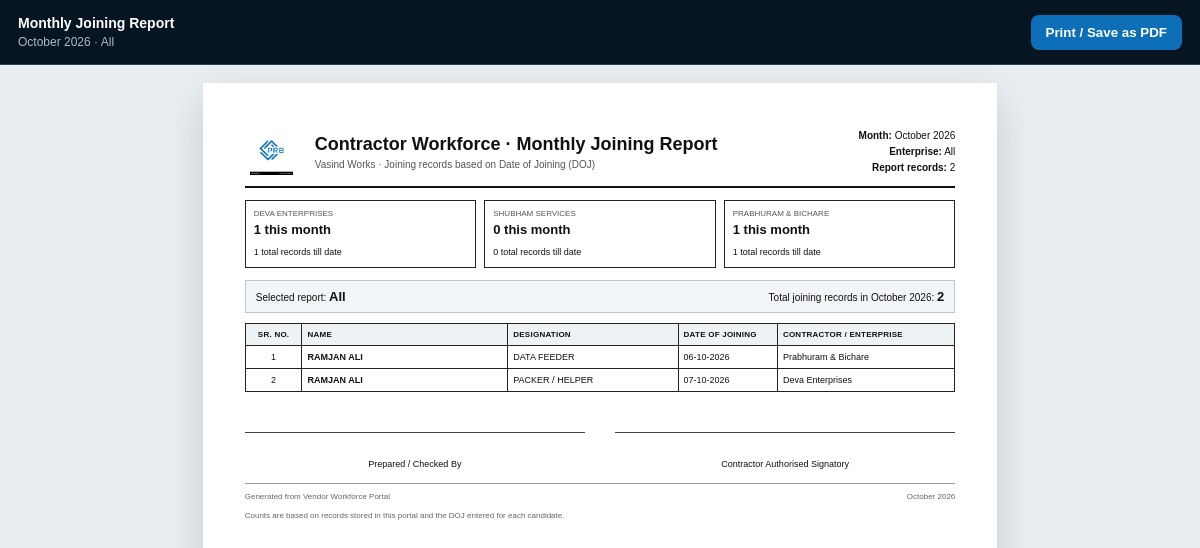
Before: /admin/joining-report (signed in) with the older database file.
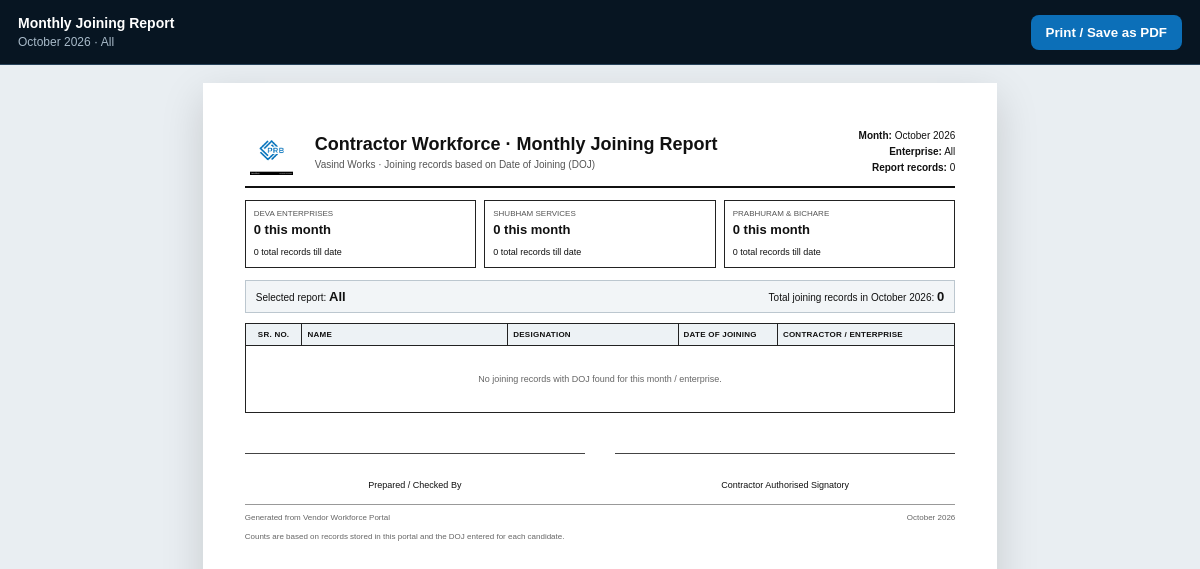
After: the same page with the newer database file.
### tables this page shows
CREATE TABLE applicants (
            id INTEGER PRIMARY KEY AUTOINCREMENT,
            full_name TEXT, mobile TEXT, qualification TEXT, contractor TEXT, requested_role TEXT,
            skill_level TEXT, dob TEXT, aadhar TEXT, doj TEXT, blood_group TEXT, uan TEXT, esic TEXT, 
            father_name TEXT, mother_name TEXT, wife_name TEXT, alt_mobile TEXT, 
            permanent_address TEXT, religion TEXT, caste TEXT, marital_status TEXT, 
            department TEXT, designation TEXT, identification_mark TEXT, place TEXT,
            status TEXT DEFAULT 'New Request', interview_date TEXT
        , created_at TIMESTAMP DEFAULT CURRENT_TIMESTAMP, experience TEXT, reference TEXT, relation TEXT, replacement_for TEXT, perm_village TEXT, perm_post TEXT, perm_taluka TEXT, perm_district TEXT, perm_state TEXT, perm_pin TEXT, gender TEXT, present_address_line1 TEXT, emergency_contact_name TEXT, emergency_relationship TEXT, lang1_name TEXT, lang1_read TEXT, lang1_write TEXT, lang1_speak TEXT, lang2_name TEXT, lang2_read TEXT, lang2_write TEXT, lang2_speak TEXT, lang3_name TEXT, lang3_read TEXT, lang3_write TEXT, lang3_speak TEXT, qualification_level TEXT, qualification_trade TEXT, qualification_institute TEXT, qualification_marks TEXT, qualification_percentage TEXT, qualification_grade TEXT, qualification_year TEXT, assessment_company TEXT, assessment_location TEXT, appointment_salary TEXT, appointment_issue_date TEXT, appointment_location TEXT, father_age TEXT, father_education TEXT, father_occupation TEXT, father_income TEXT, mother_age TEXT, mother_education TEXT, mother_occupation TEXT, mother_income TEXT, appointment_breakup TEXT);

### app.py (the view)
@app.route('/admin/joining-report')
def joining_report():
    auth = require_admin()
    if auth:
        return auth
    month = (request.args.get('month') or '').strip()
    contractor = (request.args.get('contractor') or 'All').strip()
    if contractor not in ('All',) + CONTRACTORS:
        contractor = 'All'
    if not re.fullmatch(r'\d{4}-\d{2}', month):
        month = datetime.now().strftime('%Y-%m')
    try:
        month_dt = datetime.strptime(month, '%Y-%m')
    except ValueError:
        month_dt = datetime.now()
        month = month_dt.strftime('%Y-%m')
    conn = get_db()
    ensure_applicant_schema(conn)
    all_rows = conn.execute('SELECT * FROM applicants ORDER BY id ASC').fetchall()
    conn.close()
    def row_month(row):
        raw = (row['doj'] or '').strip()
        for fmt in ('%Y-%m-%d', '%d-%m-%Y', '%d/%m/%Y', '%d.%m.%Y'):
            try:
                return datetime.strptime(raw, fmt).strftime('%Y-%m')
            except ValueError:
                pass
        return ''
    month_rows = [r for r in all_rows if row_month(r) == month]
    missing_doj_rows = [r for r in all_rows if r['status'] == 'Joined' and not row_month(r)]
    if contractor != 'All':
        month_rows = [r for r in month_rows if r['contractor'] == contractor]
        missing_doj_rows = [r for r in missing_doj_rows if r['contractor'] == contractor]
    month_counts = {name: sum(1 for r in all_rows if row_month(r) == month and r['contractor'] == name) for name in CONTRACTORS}
    all_time_counts = {name: sum(1 for r in all_rows if r['contractor'] == name and row_month(r)) for name in CONTRACTORS}
    report_rows = []
    for row in month_rows:
        report_rows.append({
            'id': row['id'],
            'full_name': clean_text(row['full_name'], upper=True, max_len=120),
            'designation': clean_text(row['designation'] or row['requested_role'], upper=True, max_len=120),
            'doj': format_ramco_date(row['doj']),
            'contractor': row['contractor'] or '—',
        })
    missing_doj_report_rows = [{
        'id': row['id'],
        'full_name': clean_text(row['full_name'], upper=True, max_len=120),
        'designation': clean_text(row['designation'] or row['requested_role'], upper=True, max_len=120),
        'doj': '',
        'contractor': row['contractor'] or '—',
    } for row in missing_doj_rows]
    return render_template(
        'joining_report.html',
        rows=report_rows,
        missing_doj_rows=missing_doj_report_rows,
        month=month,
        month_label=month_dt.strftime('%B %Y'),
        selected_contractor=contractor,
        contractors=CONTRACTORS,
        month_counts=month_counts,
        all_time_counts=all_time_counts,
        report_total=len(month_rows),
    )

### app.py (called while the page is built, shortened)
@app.after_request
def security_headers(response):
    response.headers.setdefault('X-Content-Type-Options', 'nosniff')
    response.headers.setdefault('X-Frame-Options', 'SAMEORIGIN')
    response.headers.setdefault('Referrer-Policy', 'strict-origin-when-cross-origin')
    response.headers.setdefault('Permissions-Policy', 'camera=(), microphone=(), geolocation=(), xr-spatial-tracking=(self)')
    if request.path.startswith('/static/'):
        response.headers.setdefault('Cache-Control', 'public, max-age=3600, stale-while-revalidate=86400')
    else:
        response.headers.setdefault('Cache-Control', 'no-store' if request.path.startswith('/admin') or request.path == '/login' else 'private, max-age=0')
    return response

def get_db():
    conn = sqlite3.connect(DB_PATH, timeout=10)
    conn.row_factory = sqlite3.Row
    conn.execute('PRAGMA busy_timeout = 10000')
    conn.execute('PRAGMA foreign_keys = ON')
    return conn

def clean_text(value, upper=False, max_len=160):
    value = (value or '').strip()
    value = re.sub(r'\s+', ' ', value)
    value = value[:max_len]
    return value.upper() if upper else value

def require_admin():
    return None

### templates/joining_report.html (shortened to what this page needs)
<!doctype html>
<html lang="en">
<head>
</head>
<body>
  <div class="toolbar"><div><strong>Monthly Joining Report</strong><br><span>{{ month_label }} · {{ selected_contractor }}</span></div><button type="button" onclick="window.print()">Print / Save as PDF</button></div>
  <main class="page">
    <header class="head">
      <img class="logo" src="{{ url_for('static', filename='vendor-logo.jpg') }}" alt="PRB vendor logo">
      <div><h1>Contractor Workforce · Monthly Joining Report</h1><p>Vasind Works · Joining records based on Date of Joining (DOJ)</p></div>
      <div class="report-meta"><b>Month:</b> {{ month_label }}<br><b>Enterprise:</b> {{ selected_contractor }}<br><b>Report records:</b> {{ report_total }}</div>
    </header>
    <section class="summary" aria-label="Enterprise joining totals">
      <article><small>Deva Enterprises</small><strong>{{ month_counts['Deva Enterprises'] }} this month</strong><span>{{ all_time_counts['Deva Enterprises'] }} total records till date</span></article>
      <article><small>Shubham Services</small><strong>{{ month_counts['Shubham Services'] }} this month</strong><span>{{ all_time_counts['Shubham Services'] }} total records till date</span></article>
      <article><small>Prabhuram &amp; Bichare</small><strong>{{ month_counts['Prabhuram & Bichare'] }} this month</strong><span>{{ all_time_counts['Prabhuram & Bichare'] }} total records till date</span></article>
    </section>
    <div class="report-total"><span>Selected report: <b>{{ selected_contractor }}</b></span><span>Total joining records in {{ month_label }}: <b>{{ report_total }}</b></span></div>
    <div class="table-scroll"><table>
      <thead><tr><th class="sr">Sr. No.</th><th>Name</th><th class="designation">Designation</th><th class="date">Date of Joining</th><th class="contractor">Contractor / Enterprise</th></tr></thead>
      <tbody>
        {% for row in rows %}
        <tr><td class="sr">{{ loop.index }}</td><td><b>{{ row.full_name }}</b></td><td>{{ row.designation or '—' }}</td><td class="date">{{ row.doj or '—' }}</td><td>{{ row.contractor }}</td></tr>
        {% else %}
        <tr><td colspan="5" class="empty">No joining records with DOJ found for this month / enterprise.</td></tr>
        {% endfor %}
      </tbody>
    </table></div>
    <div class="signatures"><div>Prepared / Checked By</div><div>Contractor Authorised Signatory</div></div>
    <div class="foot"><span>Generated from Vendor Workforce Portal</span><span>{{ month_label }}</span></div>
    <p class="project-note">Counts are based on records stored in this portal and the DOJ entered for each candidate.</p>
  </main>
</body>
</html>

Changed rows visible on the page:
removed applicants: full_name "RAMJAN ALI", designation "DATA FEEDER", doj "06-10-2026", contractor "Prabhuram & Bichare"
removed applicants: full_name "RAMJAN ALI", designation "PACKER / HELPER", doj "07-10-2026", contractor "Deva Enterprises"
Other visible differences:
{{ report_total }}: "2" → "0"
{{ month_counts['Deva Enterprises'] }}: "1" → "0"
{{ all_time_counts['Deva Enterprises'] }}: "1" → "0"
{{ month_counts['Prabhuram & Bichare'] }}: "1" → "0"
{{ all_time_counts['Prabhuram & Bichare'] }}: "1" → "0"
text now shown: "No joining records with DOJ found for this month / enterprise."
